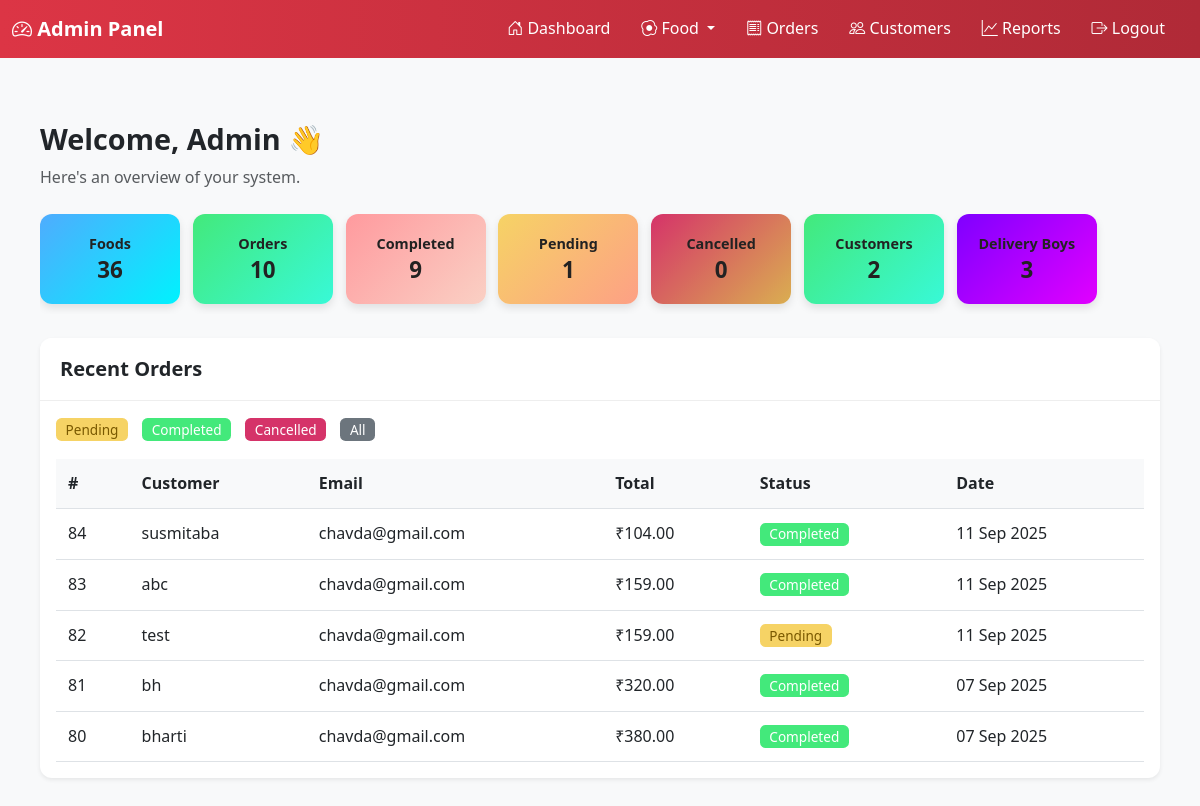
Page /admin/index.php (signed in) on the committed database.
### tables this page shows
CREATE TABLE `orders` (
  `order_id` int(11) NOT NULL,
  `user_id` int(11) NOT NULL,
  `fullname` varchar(100) DEFAULT NULL,
  `email` varchar(100) DEFAULT NULL,
  `mobile` int(10) DEFAULT NULL,
  `address` text DEFAULT NULL,
  `order_details` text DEFAULT NULL,
  `total_amount` float DEFAULT NULL,
  `payment_status` varchar(20) NOT NULL,
  `order_date` timestamp NOT NULL DEFAULT current_timestamp(),
  `user_confirmed` enum('pending','confirmed','cancelled') DEFAULT 'pending',
  `confirm_time` datetime DEFAULT NULL,
  `user_confirm` enum('pending','confirmed','cancelled') DEFAULT 'pending',
  `order_time` datetime DEFAULT current_timestamp(),
  `delivery_boy_id` int(11) DEFAULT NULL,
  `completed_at` datetime DEFAULT NULL,
  `estimated_time` int(11) DEFAULT NULL COMMENT 'time in minutes',
  `status` varchar(50) DEFAULT 'Pending'
);

### admin/index.php (the view, shortened to what this page needs)
<?php
include 'admin-header.php';
include '../php/config.php';
$totalFoods = $conn->query("SELECT COUNT(*) AS total FROM food_items")->fetch_assoc()['total'];
$totalOrders = $conn->query("SELECT COUNT(*) AS total FROM orders")->fetch_assoc()['total'];
$completedOrders = $conn->query("SELECT COUNT(*) AS total FROM orders WHERE status='completed'")->fetch_assoc()['total'];
$pendingOrders = $conn->query("SELECT COUNT(*) AS total FROM orders WHERE status='pending'")->fetch_assoc()['total'];
$cancelledOrders = $conn->query("SELECT COUNT(*) AS total FROM orders WHERE status='cancelled'")->fetch_assoc()['total'];
$totalCustomers = $conn->query("SELECT COUNT(*) AS total FROM users")->fetch_assoc()['total'];
$totalDeliveryBoys = $conn->query("SELECT COUNT(*) AS total FROM delivery_boys")->fetch_assoc()['total'];
$recentFilter = isset($_GET['recent']) ? $_GET['recent'] : '';
$allowedStatuses = ['pending', 'completed', 'cancelled'];
if ($recentFilter && in_array($recentFilter, $allowedStatuses)) {
    $recentQuery = "SELECT * FROM orders WHERE status='$recentFilter' ORDER BY order_id DESC LIMIT 5";
} else {
    $recentQuery = "SELECT * FROM orders ORDER BY order_id DESC LIMIT 5";
}
$recentResult = $conn->query($recentQuery);
?>
<div class="container mt-4">
    <h2 class="fw-bold text-dark mb-2">Welcome, Admin 👋</h2>
    <p class="text-muted mb-4">Here's an overview of your system.</p>
    <div class="dashboard-grid">
        <a href="manage-food.php" class="stats-card bg-foods" title="Total Foods">
            <h5>Foods</h5>
            <h3><?= $totalFoods ?></h3>
        </a>
        <a href="orders-history.php" class="stats-card bg-orders" title="Total Orders">
            <h5>Orders</h5>
            <h3><?= $totalOrders ?></h3>
        </a>
        <a href="orders-history.php?status=completed" class="stats-card bg-completed" title="Completed Orders">
            <h5>Completed</h5>
            <h3><?= $completedOrders ?></h3>
        </a>
        <a href="orders-history.php?status=pending" class="stats-card bg-pending" title="Pending Orders">
            <h5>Pending</h5>
            <h3><?= $pendingOrders ?></h3>
        </a>
        <a href="orders-history.php?status=cancelled" class="stats-card bg-cancelled" title="Cancelled Orders">
            <h5>Cancelled</h5>
            <h3><?= $cancelledOrders ?></h3>
        </a>
        <a href="customers.php" class="stats-card bg-orders" title="Total Customers">
            <h5>Customers</h5>
            <h3><?= $totalCustomers ?></h3>
        </a>
        <a href="manage-delivery-boys.php" class="stats-card bg-delivery" title="Delivery Boys">
            <h5>Delivery Boys</h5>
            <h3><?= $totalDeliveryBoys ?></h3>
        </a>
    </div>
    <div class="card shadow-sm border-0 mt-4">
        <div class="card-header bg-white fw-bold fs-5">
            Recent Orders
        </div>
        <div class="card-body p-3">
            <div class="recent-filter mb-3">
                <a href="?recent=pending" class="badge badge-warning text-decoration-none">Pending</a>
                <a href="?recent=completed" class="badge badge-success text-decoration-none">Completed</a>
                <a href="?recent=cancelled" class="badge badge-danger text-decoration-none">Cancelled</a>
                <a href="index.php" class="badge bg-secondary text-white text-decoration-none">All</a>
            </div>
            <div class="table-responsive">
                <table>
                    <thead>
                        <tr>
                            <th>#</th>
                            <th>Customer</th>
                            <th>Email</th>
                            <th>Total</th>
                            <th>Status</th>
                            <th>Date</th>
                        </tr>
                    </thead>
                    <tbody>
                        <?php if ($recentResult->num_rows > 0): ?>
                            <?php while ($row = $recentResult->fetch_assoc()): ?>
                                <tr>
                                    <td><?= htmlspecialchars($row['order_id']) ?></td>
                                    <td><?= htmlspecialchars($row['fullname']) ?></td>
                                    <td><?= htmlspecialchars($row['email']) ?></td>
                                    <td>₹<?= number_format($row['total_amount'], 2) ?></td>
                                    <td>
                                        <?php
                                            $status = strtolower($row['status']);
                                            $badgeClass = '';
                                            $statusLabel = ucfirst($status);
                                            if ($status === 'pending') {
                                                $badgeClass = 'badge-warning';
                                            } elseif ($status === 'completed') {
                                                $badgeClass = 'badge-success';
                                            } else {
                                                $badgeClass = 'badge-danger';
                                            }
                                        ?>
                                        <a href="?recent=<?= $status ?>" class="badge <?= $badgeClass ?> text-decoration-none"><?= $statusLabel ?></a>
                                    </td>
                                    <td><?= date("d M Y", strtotime($row['order_date'])) ?></td>
                                </tr>
                            <?php endwhile; ?>
                        <?php else: ?>
                            <tr><td colspan="6" class="text-center">No recent orders found.</td></tr>
                        <?php endif; ?>
                    </tbody>
                </table>
            </div>
        </div>
    </div>
</div>
<?php include 'admin-footer.php'; ?>

### admin/style.css (style rules this page uses)
* { margin: 0; padding: 0; box-sizing: border-box; font-family: "Segoe UI", Arial, sans-serif; }
body { background: #f5f7fa; color: #333; line-height: 1.6; }
.container { max-width: 1200px; margin: auto; padding: 20px; }
h1, h2, h3, h4, h5 { font-weight: 600; color: #222; }
h2 { font-size: 1.8rem; margin-bottom: 15px; }
.card { background: #fff; border-radius: 12px; box-shadow: 0 4px 12px rgba(0,0,0,0.08); margin-bottom: 20px; overflow: hidden; }
.card-header { padding: 15px 20px; font-weight: 600; background: #fafafa; border-bottom: 1px solid #eee; }
.card-body { padding: 20px; }
.badge { padding: 6px 12px; border-radius: 20px; font-size: 13px; font-weight: 500; }
.stats-card { border-radius: 12px; padding: 20px; color: white; font-weight: 600; text-align: center; box-shadow: 0 4px 12px rgba(0,0,0,0.15); transition: transform 0.2s ease; }
.bg-foods { background: linear-gradient(135deg, #4facfe, #00f2fe); }
.bg-orders { background: linear-gradient(135deg, #43e97b, #38f9d7); }
.bg-completed { background: linear-gradient(135deg, #ff9a9e, #fad0c4); }
.bg-pending { background: linear-gradient(135deg, #f6d365, #fda085); }
.bg-cancelled { background: linear-gradient(135deg, #d53369, #daae51); }

### admin/admin-header.php (style rules this page uses)
body { background-color: #f8f9fa; }

### admin/index.php (style rules this page uses)
.dashboard-grid { display: grid; grid-auto-flow: column; grid-auto-columns: 140px; gap: 0.8rem; overflow-x: auto; padding-bottom: 10px; white-space: nowrap; }
.stats-card { border-radius: 12px; color: white; padding: 15px; text-align: center; text-decoration: none; transition: all 0.2s ease; box-shadow: 0 4px 8px rgba(0, 0, 0, 0.1); display: flex; flex-direction: column; justify-content: center; height: 90px; }
.stats-card h5 { margin: 0; font-size: 0.9rem; }
.stats-card h3 { margin: 5px 0 0; font-size: 1.4rem; font-weight: bold; }
.bg-foods { background: linear-gradient(135deg, #4facfe, #00f2fe); }
.bg-orders { background: linear-gradient(135deg, #43e97b, #38f9d7); }
.bg-completed { background: linear-gradient(135deg, #ff9a9e, #fad0c4); }
.bg-pending { background: linear-gradient(135deg, #f6d365, #fda085); }
.bg-cancelled { background: linear-gradient(135deg, #d53369, #daae51); }
.bg-delivery { background: linear-gradient(135deg, #7F00FF, #E100FF); }
.recent-filter a { margin-right: 10px; cursor: pointer; }
table { width: 100%; border-collapse: collapse; }
table thead { background: #f8f9fa; }
table th, table td { padding: 12px; text-align: left; border-bottom: 1px solid #dee2e6; }
.badge { padding: 0.35em 0.7em; font-size: 0.85rem; border-radius: 0.35rem; text-decoration: none; color: white; display: inline-block; }
.badge-warning { background-color: #f6d365; color: #7a5901; }
.badge-success { background-color: #43e97b; }
.badge-danger { background-color: #d53369; }

### rows in the picture
orders: order_id "84", fullname "susmitaba", email "chavda@gmail.com", total_amount "104.00", status "Completed", order_date "11 Sep 2025"
orders: order_id "83", fullname "abc", email "chavda@gmail.com", total_amount "159.00", status "Completed", order_date "11 Sep 2025"
orders: order_id "82", fullname "test", email "chavda@gmail.com", total_amount "159.00", status "Pending", order_date "11 Sep 2025"
orders: order_id "81", fullname "bh", email "chavda@gmail.com", total_amount "320.00", status "Completed", order_date "07 Sep 2025"
orders: order_id "80", fullname "bharti", email "chavda@gmail.com", total_amount "380.00", status "Completed", order_date "07 Sep 2025"

### other values in the picture
$totalFoods "36"
$totalOrders "10"
$completedOrders "9"
$pendingOrders "1"
$cancelledOrders "0"
$totalCustomers "2"
$totalDeliveryBoys "3"
